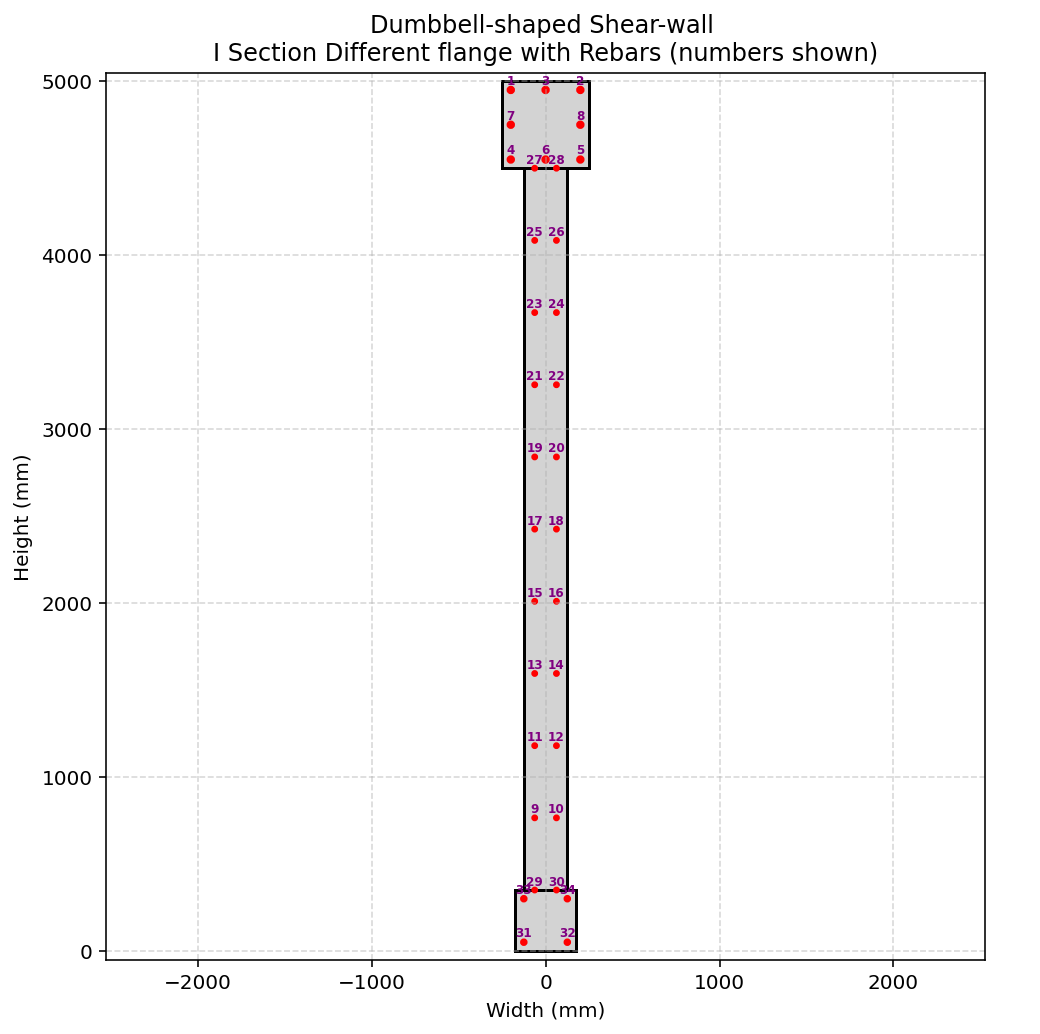

Here is the Python script that generated this plot:
def CONCRETE_DUMBBELL_SHEAR_WALL_DIFF_FLANGE_FUN_EXTRA(secTag, STEEL_TYPE,
                                                       fc, Kfc,
                                                       bfT, tfT, bfB, tfB, h, tw,
                                                       nFib, CONCRETE_DENSITY,
                                                       plot=True):
    """
    Create a concrete Dumbbell-shaped Shear-wall I confined‑concrete with different flanges width, fiber section (OpenSees) and,
    if PLOT=True, draw a simple 2‑D sketch of the section.

    Parameters
    ----------
    secTag          : int   – section identifier
    h, bf           : float – height and width  (mm)
    cover           : float – concrete cover (mm)
    As              : float – area of one reinforcement bar (mm²)
    STEEL_TYPE      : str   – 'ELASTIC' or 'INELASTIC'
    fc              : float – unconfined concrete compressive strength (MPa, negative)
    Kfc             : float – ratio of confined to unconfined concrete strength
    CONCRETE_DENSITY: float – ρc (kg/m³) – will be converted to N·s²/mm³
    PLOT            : bool  – draw the section if True
    
    THIS PYTHON SCRIPT WRITTEN BY SALAR DELAVAR GHASHGHAEI (QASHQAI)
    """
    import numpy as np
    import openseespy.opensees as ops
    import matplotlib.pyplot as plt
    import matplotlib.pyplot as plt, matplotlib.patches as patches
    
    # Define materials for nonlinear elements
    # Define parameters (units: mm, N)
    # ------------------------------------------
    # CONCRETE                  tag   f'c        ec0   f'cu        ecu
    # Cover concrete (unconfined)
    fcU = -fc                 # [N/mm²] Concrete Compressive Strength
    Ec = 4700 * np.sqrt(-fcU) # [N/mm^2] Concrete Elastic Modulus
    ec0U = 2*fcU/Ec           # [mm/mm] Concrete Compressive Strain
    fcUU = 0.2*fcU            # [N/mm²] Concrete Compressive Ultimate Strength
    ecuU = 5*ec0U             # [mm/mm] Concrete Compressive Ultimate Strain
    
    # Core concrete (confined)
    #Kfc = 1.3;			      # ratio of confined to unconfined concrete strength
    fcC = Kfc*fcU             # [N/mm²] Concrete Compressive Strength
    Ec = 4700 * np.sqrt(-fcC) # [N/mm^2] Concrete Elastic Modulus
    ec0C = 2*fcC/Ec           # [mm/mm] Concrete Compressive Strain
    fcUC = 0.65*fcC           # [N/mm²] Concrete Compressive Ultimate Strength
    ecuC = 15*ec0C            # [mm/mm] Concrete Compressive Ultimate Strain
    Lambda = 0.1;	          # ratio between unloading slope
    # tensile-strength properties
    ftC = 0.7 * np.sqrt(-fcC)  # [N/mm²] tensile strength +tension
    ftU = 0.7 * np.sqrt(-fcU)  # [N/mm²] tensile strength +tension
    EtsC = ftC/0.002;		   # [N/mm²] tension softening stiffness
    EtsU = ftU/0.002;		   # [N/mm²] tension softening stiffness
    
    # STEEL
    # Reinforcing steel
    fy = 400          # [N/mm²] Steel Rebar Yield Strength   
    Es = 2e5          # [N/mm²] Modulus of Elasticity
    ey = fy/Es        # [mm/mm] Steel Rebar Yield Strain
    fu = 1.1818*fy    # [N/mm²] Steel Rebar Ultimate Strength
    esu = 0.09        # [mm/mm] Steel Rebar Ultimate Strain
    Esh = (fu - fy)/(esu - ey)
    Bs = Esh / Es
    
    import openseespy.opensees as ops
    
    coreTag, coverTag, steelTag = secTag + 100, secTag + 200, secTag + 300
    if STEEL_TYPE == 'ELASTIC':
        ops.uniaxialMaterial('Steel01', steelTag, fy, Es, Bs) 
    if STEEL_TYPE == 'INELASTIC':   
        pinchX = 0.8   # Pinching factor in X direction
        pinchY = 0.5   # Pinching factor in Y direction
        damage1 = 0.0  # Damage due to ductility
        damage2 = 0.0  # Damage due to energy
        beta = 0.1     # Stiffness degradation parameter
        ops.uniaxialMaterial('Hysteretic', steelTag, fy, ey, fu, esu, 0.2*fu, 1.1*esu, -fy, -ey, -fu, -esu, -0.2*fu, -1.1*esu, pinchX, pinchY, damage1, damage2, beta)
        # INFO LINK: https://opensees.berkeley.edu/wiki/index.php/Hysteretic_Material
        
    #ops.uniaxialMaterial('Concrete01', coreTag, fcC, ec0C, fcUC, ecuC)  # Core concrete (confined)
    #ops.uniaxialMaterial('Concrete01', coverTag, fcU, ec0U, fcUU, ecuU) # Cover concrete (unconfined)
    ops.uniaxialMaterial('Concrete02', coreTag, fcC, ec0C, fcUC, ecuC, Lambda, ftC, EtsC) # build core concrete (confined)
    ops.uniaxialMaterial('Concrete02', coverTag, fcU, ec0U, fcUU, ecuU, Lambda, ftU, EtsU) # build cover concrete (unconfined)

    # -------------------- Section area -------------------------
    hw = h-tfT-tfB
    area_top_flange = bfT * tfT
    area_bottom_flange = bfB * tfB
    area_web        = tw * hw
    AREA = area_top_flange + area_bottom_flange + area_web
    print(f"Total Section Area = {AREA:.2f} mm²")
    
    ybar = (area_top_flange * (tfB+hw+0.5*tfT) +
            area_web * (tfB+0.5*hw) +
            area_bottom_flange * tfB) / AREA
    print(f"Neutral axis in the Y‑direction = {ybar:.2f} mm")
    # -------------------- Fiber section -------------------------
    ops.section('Fiber', secTag)

    def add_rect(mat, y_bot, y_top, x_left, x_right):
        ops.patch('rect', mat, nFib, nFib,
                  x_left, y_bot, x_right, y_top)

    # Concrete patches
    add_rect(coverTag,  h - tfT,  h, -bfT/2,  bfT/2)         # Top flange
    add_rect(coverTag, 0.0, tfB, -bfB/2,  bfB/2)             # Bottom flange
    add_rect(coverTag, h - tfB,  h - tfB - tfT, -tw/2, tw/2) # Web
    # -------------------- Rebars -------------------------------
    # (diameter [mm], y‑coord [mm], x‑coord [mm])
    cover = 50
    RD01 = 25.0
    RD02 = 16.0
    RD03 = 20.0
    rebars = [
        (RD01,  h - cover, -bfT/2 + cover),         # 1
        (RD01,  h - cover,  bfT/2 - cover),         # 2
        (RD01,  h - cover,  0.0),                   # 3
        (RD01,  h - tfT + cover, -bfT/2 + cover),   # 4
        (RD01,  h - tfT + cover, bfT/2 - cover),    # 5
        (RD01,  h - tfT + cover, 0.0),              # 6
        (RD01, h - tfT/2, -bfT/2 + cover),          # 7
        (RD01, h - tfT/2,  bfT/2 - cover),          # 8
        
        (RD02,  tfB+hw*0.1, -tw/4),                 # 9
        (RD02,  tfB+hw*0.1,  tw/4),                 # 10
        (RD02,  tfB+hw*0.2, -tw/4),                 # 11
        (RD02,  tfB+hw*0.2,  tw/4),                 # 12
        (RD02,  tfB+hw*0.3, -tw/4),                 # 13
        (RD02,  tfB+hw*0.3,  tw/4),                 # 14
        (RD02,  tfB+hw*0.4, -tw/4),                 # 15
        (RD02,  tfB+hw*0.4,  tw/4),                 # 16
        (RD02,  tfB+hw*0.5, -tw/4),                 # 17
        (RD02,  tfB+hw*0.5,  tw/4),                 # 18
        (RD02,  tfB+hw*0.6, -tw/4),                 # 19
        (RD02,  tfB+hw*0.6,  tw/4),                 # 20
        (RD02,  tfB+hw*0.7, -tw/4),                 # 21
        (RD02,  tfB+hw*0.7,  tw/4),                 # 22
        (RD02,  tfB+hw*0.8, -tw/4),                 # 23
        (RD02,  tfB+hw*0.8,  tw/4),                 # 24
        (RD02,  tfB+hw*0.9, -tw/4),                 # 23
        (RD02,  tfB+hw*0.9,  tw/4),                 # 24
        (RD02,  tfB+hw*1.0, -tw/4),                 # 25
        (RD02,  tfB+hw*1.0,  tw/4),                 # 26
        (RD02,  tfB+hw*0.0, -tw/4),                 # 27
        (RD02,  tfB+hw*0.0,  tw/4),                 # 28
        
        (RD03,  cover, -bfB/2 + cover),             # 29
        (RD03,  cover,  bfB/2 - cover),             # 30
        (RD03,  tfB - cover,  -bfB/2 + cover),      # 31
        (RD03,  tfB - cover, bfB/2 - cover),        # 32
    ]

    for dia, y, x in rebars:
        area = np.pi * dia**2 / 4.0          # mm²
        ops.fiber(x, y, area, steelTag)      # add to OpenSees model

    # -------------------- Plot (optional) -----------------------
    if plot:
        fig, ax = plt.subplots(figsize=(8, 8))
        ax.set_xlabel('Width (mm)')
        ax.set_ylabel('Height (mm)')
        ax.set_title('Dumbbell-shaped Shear-wall \nI Section Different flange with Rebars (numbers shown)')
        ax.grid(True, ls='--', alpha=0.5)
        
        # Concrete geometry (light gray)
        geometry = [
            {"x": -bfB/2, "y": 0.0,"w": bfB, "h": tfB},                # Bottom flange
            {"x": -tw/2, "y": tfB, "w": tw, "h": hw},                  # Web
            {"x": -bfT/2, "y": h-tfT, "w": bfT, "h": tfT},             # Top flange
        ]
        for g in geometry:
            rect = patches.Rectangle((g["x"], g["y"]), g["w"], g["h"],
                                     linewidth=1.5, edgecolor='black',
                                     facecolor='lightgray')
            ax.add_patch(rect)

        # Rebars – red circles + numbers
        for i, (dia, y, x) in enumerate(rebars, start=1):
            # circle
            circ = patches.Circle((x, y), radius=dia/2,
                                 edgecolor='red', facecolor='red',
                                 linewidth=2)
            ax.add_patch(circ)

            # label – placed a little above the bar
            ax.text(x, y + dia/2 + 4, f'{i}',
                    color='purple', fontsize=6,
                    ha='center', va='bottom',
                    fontweight='bold')

        max_dim = max(bfT, bfB, h) + 50
        ax.set_xlim(-max_dim/2, max_dim/2)
        ax.set_ylim(-50.0, max_dim)
        ax.set_aspect('equal')
        plt.show()

    ELE_MASS = CONCRETE_DENSITY * AREA   # kg/mm

    return h, ELE_MASS
